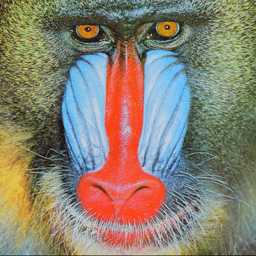
#> input picture Clase2/sound_images/Baboon.png, 256 x 256 px, found by its file name; its folder holds 4 pictures in this run
$ jupyter execute --allow-errors datos_estructurados.ipynb
#> lines starting #> are read from the running program, lines starting #| are printed output that depends on the picture
# Estructurando datos en python

[cell 1]
import os
import cv2
import matplotlib.pyplot as plt

[cell 2]
path = "/content/drive/MyDrive/repositorio/patrones/Clase2/sound_images/"

list_ext = [".png", ".jpg" , ".jpeg",]
list_files = []

for file_ in os.listdir(path):
  #print (file_, os.path.splitext(file_))

  if os.path.splitext(file_)[1].lower() in list_ext :
    #print (file_)
      list_files.append(path + file_)
#> pass 2 of the loop `for file_ in os.listdir(path):`:
#> pass 3 of the loop `for file_ in os.listdir(path):`:
#> the loop made 4 passes; the first 3 are shown

print (list_files)

[cell 3]
list_images = []

for image in list_files:
  #print(image)
  image = cv2.imread(image)
#> image is the input picture: shape (256, 256, 3); mean B, G, R 113.3, 128.9, 137.4
  ##-- preprosesamiento adicional --##
  image = cv2.cvtColor(image, cv2.COLOR_BGR2RGB)
  image = cv2.resize(image, (256,256) )

  list_images.append(image)
#> pass 2 of the loop `for image in list_files:`:
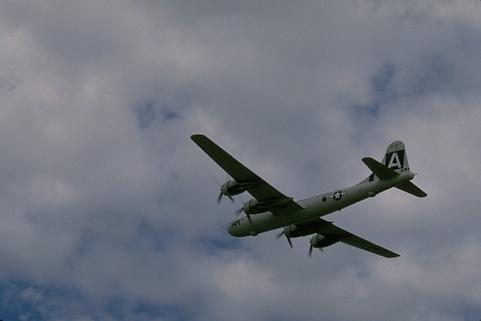
#> input picture Clase2/sound_images/airplane.jpg, 481 x 321 px, found by its file name
#> image is the input picture: shape (321, 481, 3); mean B, G, R 129.3, 118.3, 114
#> `image = cv2.resize(image, (256,256) )`:
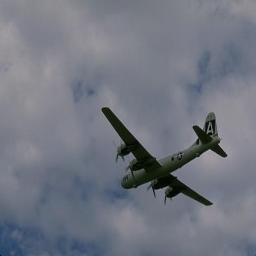
#> image: shape (256, 256, 3); mean R, G, B 113.9, 118.2, 129.2
#> pass 3 of the loop `for image in list_files:`:
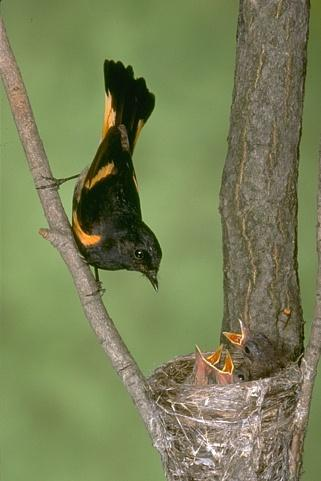
#> input picture Clase2/sound_images/bird.jpg, 321 x 481 px, found by its file name
#> image is the input picture: shape (481, 321, 3); mean B, G, R 86.7, 128.5, 120.3
#> `image = cv2.resize(image, (256,256) )`:
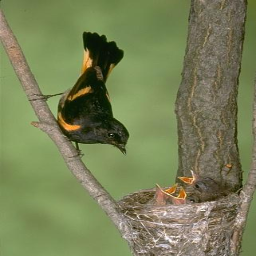
#> image: shape (256, 256, 3); mean R, G, B 120.2, 128.4, 86.6
#> the loop made 4 passes; the first 3 are shown

print (len(list_images))

[cell 4]
_, axes = plt.subplots(1, len(list_images), figsize = (30, 8))
axes = axes.ravel()


for i,image in enumerate(list_images):
  axes[i].imshow(image)
  #plt.show()
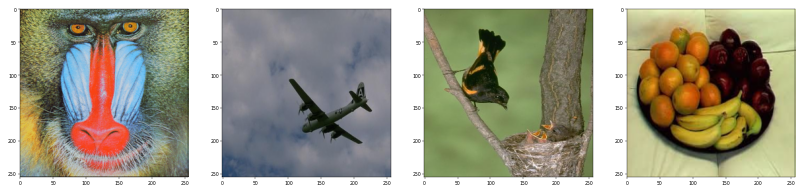
#> figure drawn by matplotlib, 4 panels
